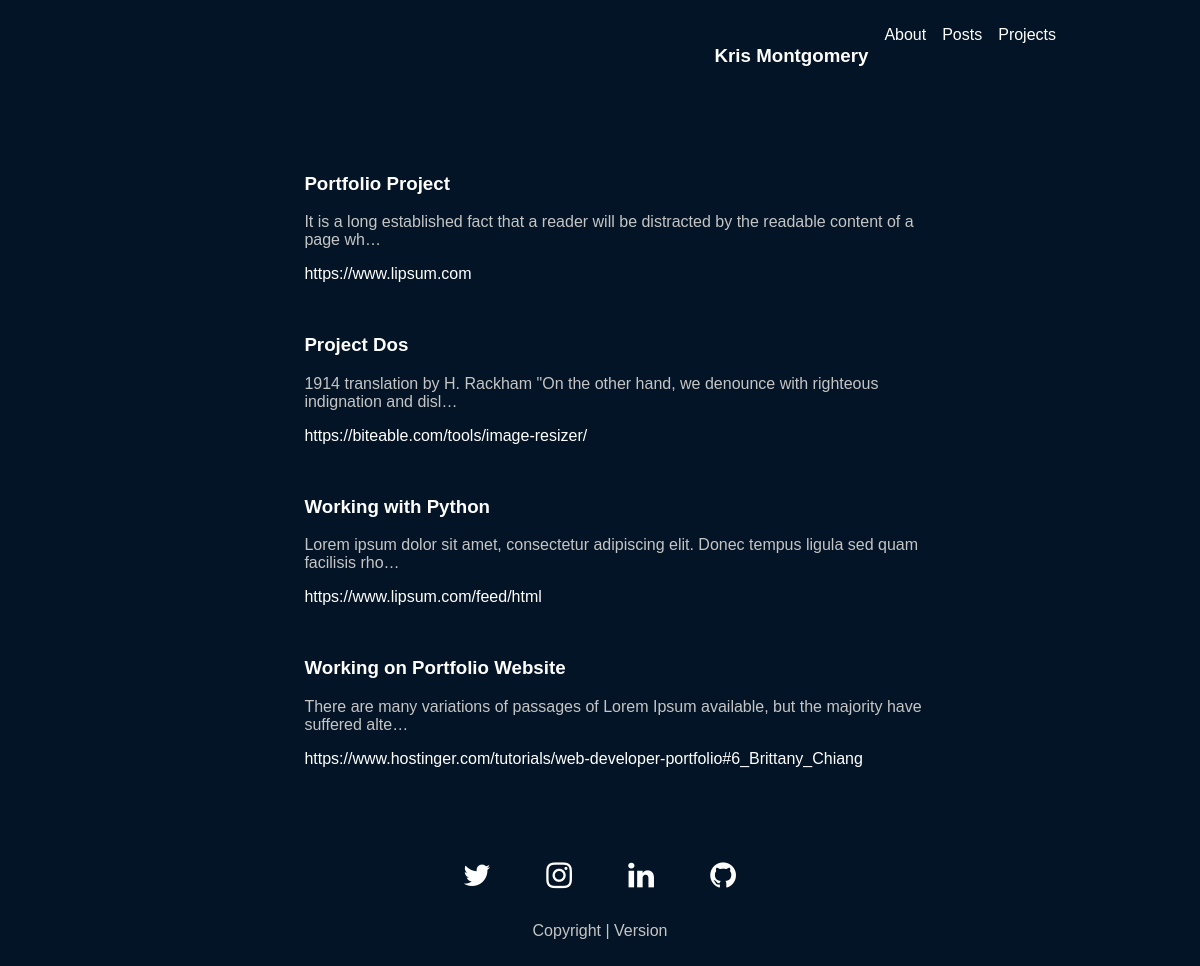
/projects/, run on the app's committed database.
### main/models.py (models this page shows, shortened)
class projectModel(models.Model):
    project_title = models.CharField(max_length=200)
    project_image = models.ImageField(upload_to='static/images', blank=True, null=True, height_field=None, width_field=None, max_length=100,)
    image_info = models.TextField(null=True, blank=True)
    project_image_two = models.ImageField(upload_to='static/images', blank=True, null=True, height_field=None, width_field=None, max_length=100,)
    image_info_two = models.TextField(null=True, blank=True)
    project_image_three = models.ImageField(upload_to='static/images', blank=True, null=True, height_field=None, width_field=None, max_length=100,)
    image_info_three = models.TextField(null=True, blank=True)
    project_body = models.TextField(null=True, blank=True)
    project_links = models.URLField(max_length=500, null=True, blank=True)
    project_links_two = models.URLField(max_length=500, null=True, blank=True)

### main/views.py (the view)
# urls.py: path('projects/', views.loadAllProjects, name='projects'),
def loadAllProjects(request):
    projects = projectModel.objects.all()
    context = {
        'projects': projects
    }
    return render(request, 'main/projects.html', context)

### main/templates/main/projects.html
{% extends 'main.html' %}
{% load static %}
{% block content %}
<div class="projects-container">
    <div class="leftside"></div>
        <div class="projects-main-content">
            <ul>
                {% for p in projects %}
                <li class="individual-project-container" onclick='location.href="project/{{p.id}}";'>
                    <h3>{{p.project_title}}</h3>
                    <p>{{p.project_body|truncatechars:100}}</p>
                    <a href="{{p.project_links}}">{{p.project_links}}</a>
                </li>
                {% endfor %}
            </ul>
        </div>
    <div class="rightside"></div>
</div>
{% endblock content %}

### static/styles/main.css (style rules this page uses)
body { background-color: rgb(3, 20, 38); font-family: 'Trebuchet MS', sans-serif; margin: 0 4rem 0 4rem; }
h1, h2, h3 { color: white; }
p, small { color: #c5c5c5; }
a { color: white; }
.leftside { padding: 10px; }
.rightside { padding: 10px; text-align: center; }
.projects-main-content { text-align: left; justify-items: center; padding: 10px; color: white; }
.projects-container { display: grid; grid-template-columns: 1fr 3fr 1fr; margin-bottom: 50px; }
.individual-project-container { list-style: none; padding: 1em; color: #c5c5c5; cursor: pointer; position: relative; transition: 0.5s; border-radius: 5px; text-align: left; width: 100%; }
.individual-project-container:after { content: '→'; position: absolute; opacity: 0; top: 14px; right: -20px; transition: 0.5s; }
ul { padding:0; }
a { text-decoration: none; }

### data on the page
projectModel: project_title "Portfolio Project", project_body "It is a long established fact that a reader will be distracted by the readable content of a page wh…", project_links "https://www.lipsum.com"
projectModel: project_title "Project Dos", project_body "1914 translation by H. Rackham \"On the other hand, we denounce with righteous indignation and disl…", project_links "https://biteable.com/tools/image-resizer/"
projectModel: project_title "Working with Python", project_body "Lorem ipsum dolor sit amet, consectetur adipiscing elit. Donec tempus ligula sed quam facilisis rho…", project_links "https://www.lipsum.com/feed/html"
projectModel: project_title "Working on Portfolio Website", project_body "There are many variations of passages of Lorem Ipsum available, but the majority have suffered alte…", project_links "https://www.hostinger.com/tutorials/web-developer-portfolio#6_Brittany_Chiang"
